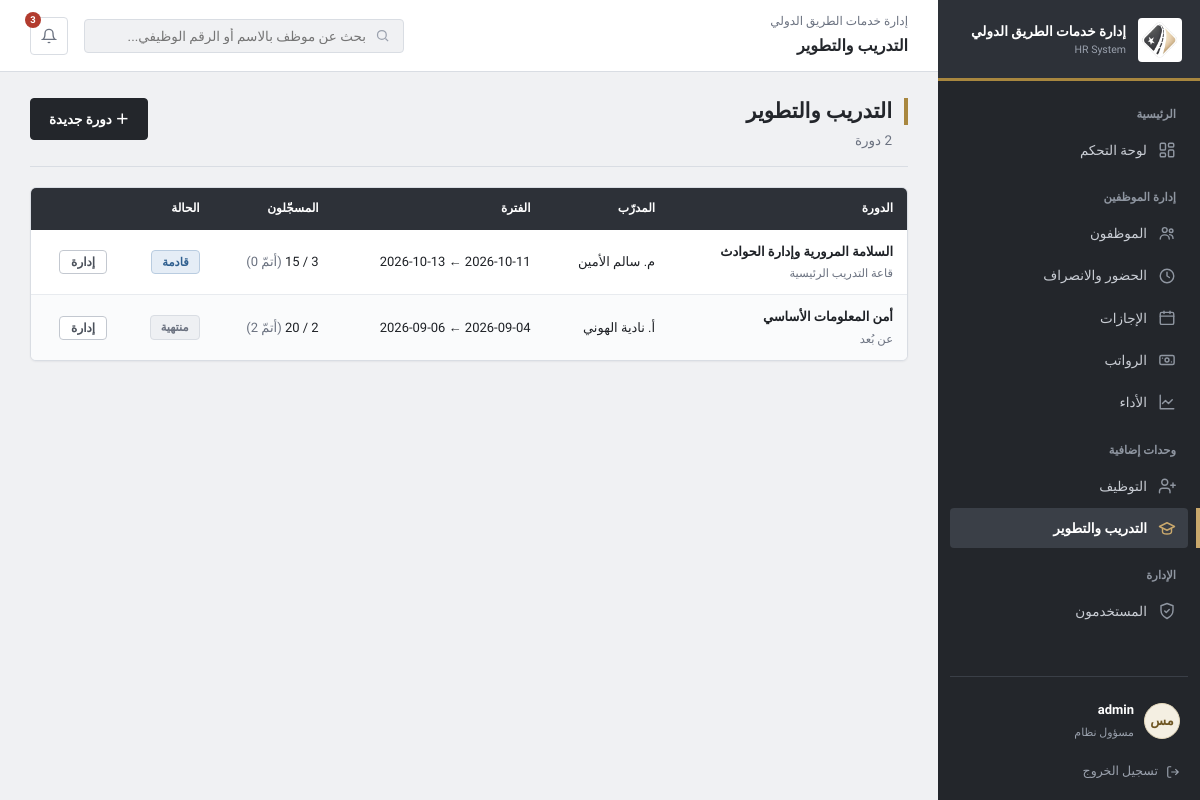
/training/ (signed in), run on the app's committed database.
### tables this page shows
CREATE TABLE users (
    id INTEGER PRIMARY KEY AUTOINCREMENT,
    username TEXT NOT NULL UNIQUE,
    password_hash TEXT NOT NULL,
    role TEXT NOT NULL DEFAULT 'hr',
    employee_id INTEGER REFERENCES employees(id)
);

CREATE TABLE trainings (
    id INTEGER PRIMARY KEY AUTOINCREMENT,
    title TEXT NOT NULL,
    trainer TEXT,
    location TEXT,
    start_date TEXT NOT NULL,
    end_date TEXT NOT NULL,
    seats INTEGER NOT NULL DEFAULT 20,
    description TEXT
);

### modules/training.py (the view)
@bp.route("/")
@login_required
def index():
    conn = db.get_db()
    rows = conn.execute(
        """SELECT t.*, (SELECT COUNT(*) FROM training_enrollments te WHERE te.training_id=t.id) AS enrolled,
                  (SELECT COUNT(*) FROM training_enrollments te WHERE te.training_id=t.id AND te.status='completed') AS done
           FROM trainings t ORDER BY t.start_date DESC""").fetchall()
    items = [dict(r, state=_state(r)) for r in rows]
    return render_template("training/index.html", items=items)

### app.py (called while the page is built)
def get_current_user():
    if "user_id" not in session:
        return None
    return db.get_db().execute(
        """
        SELECT u.id, u.username, u.role, u.employee_id,
               e.full_name, e.initials, e.position,
               d.name AS department_name
        FROM users u
        LEFT JOIN employees e ON e.id = u.employee_id
        LEFT JOIN departments d ON d.id = e.department_id
        WHERE u.id = ?
        """,
        (session["user_id"],),
    ).fetchone()

@app.context_processor
def inject_globals():
    ctx = {"current_user": None, "pending_badge": 0}
    if "user_id" in session:
        ctx["current_user"] = get_current_user()
        ctx["pending_badge"] = db.get_db().execute(
            "SELECT COUNT(*) AS c FROM leave_requests WHERE status = 'pending'"
        ).fetchone()["c"]
    return ctx

@app.before_request
def csrf_protect():
    if request.method == "POST" and not csrf_valid():
        abort(400)

### core.py (called while the page is built)
def login_required(view):
    @wraps(view)
    def wrapped(*args, **kwargs):
        uid = session.get("user_id")
        if not uid:
            return redirect(url_for("login"))
        ok = db.get_db().execute("SELECT 1 FROM users WHERE id = ?", (uid,)).fetchone()
        if not ok:
            session.clear()
            return redirect(url_for("login"))
        return view(*args, **kwargs)
    return wrapped

### db.py (called while the page is built)
def get_db():
    if "db" not in g:
        os.makedirs(os.path.dirname(DB_PATH), exist_ok=True)
        g.db = sqlite3.connect(DB_PATH)
        g.db.row_factory = sqlite3.Row
        g.db.execute("PRAGMA foreign_keys = ON")
    return g.db

### modules/training.py (called while the page is built)
def _state(t):
    today = date.today().isoformat()
    if t["end_date"] < today:
        return ("finished", "منتهية")
    if t["start_date"] > today:
        return ("upcoming", "قادمة")
    return ("ongoing", "جارية")

### templates/training/index.html
{% extends "base.html" %}{% import "_macros.html" as m %}
{% set page_label = 'التدريب والتطوير' %}{% set active_panel = 'training' %}
{% block content %}
{% call m.page_head('التدريب والتطوير', items|length ~ ' دورة') %}<a class="btn btn-primary" href="{{ url_for('training.new') }}">＋ دورة جديدة</a>{% endcall %}
<div class="card"><div class="table-wrap"><table>
<thead><tr><th>الدورة</th><th>المدرّب</th><th>الفترة</th><th>المسجّلون</th><th>الحالة</th><th></th></tr></thead><tbody>
{% for t in items %}<tr>
  <td><a href="{{ url_for('training.detail', tid=t.id) }}"><b>{{ t.title }}</b></a><br><span class="muted" style="font-size:11.5px">{{ t.location or '' }}</span></td>
  <td>{{ t.trainer or '—' }}</td><td><span class="num">{{ t.start_date }}</span> ← <span class="num">{{ t.end_date }}</span></td>
  <td>{{ t.enrolled }} / {{ t.seats }} <span class="muted">(أتمّ {{ t.done }})</span></td>
  <td><span class="pill {{ {'upcoming':'info','ongoing':'good','finished':'gray'}[t.state[0]] }}">{{ t.state[1] }}</span></td>
  <td><a class="btn-sm" href="{{ url_for('training.detail', tid=t.id) }}">إدارة</a></td>
</tr>{% else %}<tr><td colspan="6" class="empty">لا توجد دورات. أضف أول دورة تدريبية.</td></tr>{% endfor %}
</tbody></table></div></div>
{% endblock %}

### templates/base.html (shortened to what this page needs)
{%- macro nav(key, endpoint, label, icon) -%}
<a class="nav-item {{ 'active' if active_panel == key else '' }}" href="{{ url_for(endpoint) }}">
  <svg viewBox="0 0 24 24" fill="none" stroke="currentColor" stroke-width="1.9" stroke-linecap="round" stroke-linejoin="round">{{ icon|safe }}</svg>{{ label }}
</a>
{%- endmacro -%}
<!DOCTYPE html>
<html lang="ar" dir="rtl">
<head>
<link rel="stylesheet" href="{{ url_for('static', filename='css/style.css') }}">
</head>
<body>
<div class="shell">
  <aside class="sidebar">
    <a class="brand" href="{{ url_for('dashboard') }}">
      <img src="{{ url_for('static', filename='img/emblem.png') }}" alt="شعار {{ ORG_NAME }}">
      <div><b>{{ ORG_NAME }}</b><span>HR System</span></div>
    </a>
    <div class="nav-label">الرئيسية</div>
    {{ nav('overview', 'dashboard', 'لوحة التحكم', '<rect x="3" y="3" width="7" height="9" rx="1.5"/><rect x="14" y="3" width="7" height="5" rx="1.5"/><rect x="14" y="12" width="7" height="9" rx="1.5"/><rect x="3" y="16" width="7" height="5" rx="1.5"/>') }}
    <div class="nav-label">إدارة الموظفين</div>
    {{ nav('employees', 'employees.index', 'الموظفون', '<circle cx="9" cy="8" r="3.2"/><path d="M3 20c0-3.3 2.7-5.5 6-5.5s6 2.2 6 5.5"/><circle cx="17.5" cy="9" r="2.4"/><path d="M15.5 14.2c2.6.3 4.5 2 4.5 5"/>') }}
    {{ nav('attendance', 'attendance.index', 'الحضور والانصراف', '<circle cx="12" cy="12" r="9"/><path d="M12 7v5l3.2 2"/>') }}
    {{ nav('leaves', 'leaves.index', 'الإجازات', '<rect x="3" y="4.5" width="18" height="16" rx="2"/><path d="M3 9.5h18M8 3v3M16 3v3"/>') }}
    {{ nav('payroll', 'payroll.index', 'الرواتب', '<rect x="2.5" y="6" width="19" height="12" rx="2"/><circle cx="12" cy="12" r="2.6"/><path d="M6 9.5v.01M18 14.5v.01"/>') }}
    {{ nav('performance', 'performance.index', 'الأداء', '<path d="M3 3v18h18"/><path d="m19 9-5 5-4-4-4 4"/>') }}
    <div class="nav-label">وحدات إضافية</div>
    {{ nav('recruitment', 'recruitment.index', 'التوظيف', '<path d="M16 21v-2a4 4 0 0 0-4-4H6a4 4 0 0 0-4 4v2"/><circle cx="9" cy="7" r="4"/><path d="M20 8v6M23 11h-6"/>') }}
    {{ nav('training', 'training.index', 'التدريب والتطوير', '<path d="M22 10 12 5 2 10l10 5 10-5Z"/><path d="M6 12.5V17c0 1.7 2.7 3 6 3s6-1.3 6-3v-4.5"/>') }}
    {% if session.get('role') == 'admin' %}
    <div class="nav-label">الإدارة</div>
    {{ nav('users', 'users.index', 'المستخدمون', '<path d="M12 2 4 5v6c0 5 3.4 8.7 8 11 4.6-2.3 8-6 8-11V5Z"/><path d="m9 12 2 2 4-4"/>') }}
    {% endif %}
    <div class="sidebar-foot">
      <a class="user-chip" href="{{ url_for('users.account') }}" title="حسابي">
        <div class="avatar">{{ current_user['initials'] if current_user and current_user['initials'] else 'مس' }}</div>
        <div class="who">
          <b>{{ (current_user['full_name'] or current_user['username']) if current_user else '' }}</b>
          <span>{% if current_user and current_user['department_name'] %}{{ current_user['position'] }}{% elif current_user %}{{ 'مسؤول نظام' if current_user['role'] == 'admin' else 'موارد بشرية' }}{% endif %}</span>
        </div>
      </a>
      <a class="logout-link" href="{{ url_for('logout') }}">
        <svg width="14" height="14" viewBox="0 0 24 24" fill="none" stroke="currentColor" stroke-width="2"><path d="M9 21H5a2 2 0 0 1-2-2V5a2 2 0 0 1 2-2h4"/><path d="M16 17l5-5-5-5M21 12H9"/></svg>
        تسجيل الخروج
      </a>
    </div>
  </aside>
  <div class="main">
    <div class="topbar">
      <div class="page-title">{{ ORG_NAME }}<b>{{ page_label|default('لوحة التحكم') }}</b></div>
      <form class="search" method="GET" action="{{ url_for('employees.index') }}" role="search">
        <svg width="15" height="15" viewBox="0 0 24 24" fill="none" stroke="currentColor" stroke-width="2"><circle cx="11" cy="11" r="7"/><path d="m21 21-4.3-4.3"/></svg>
        <input type="search" name="q" placeholder="بحث عن موظف بالاسم أو الرقم الوظيفي..." aria-label="بحث">
      </form>
      <a class="icon-btn" href="{{ url_for('leaves.index', status='pending') }}" title="طلبات إجازة معلّقة" aria-label="الإشعارات">
        <svg width="16" height="16" viewBox="0 0 24 24" fill="none" stroke="currentColor" stroke-width="2"><path d="M18 8a6 6 0 0 0-12 0c0 7-3 9-3 9h18s-3-2-3-9"/><path d="M13.7 21a2 2 0 0 1-3.4 0"/></svg>
        {% if pending_badge %}<span class="badge">{{ pending_badge }}</span>{% endif %}
      </a>
    </div>
    <div class="content">
      {% block content %}{% endblock %}
    </div>
  </div>
</div>
</body>
</html>

### data on the page
users: username "admin", role "مسؤول نظام"
trainings: title "السلامة المرورية وإدارة الحوادث", location "قاعة التدريب الرئيسية", trainer "م. سالم الأمين", start_date "2026-10-11", end_date "2026-10-13", done "0", state "قادمة"
trainings: title "أمن المعلومات الأساسي", location "عن بُعد", trainer "أ. نادية الهوني", start_date "2026-09-04", end_date "2026-09-06", done "2", state "منتهية"

### other printed values
{{ ORG_NAME }} "إدارة خدمات الطريق الدولي"
{{ label }} "لوحة التحكم الموظفون الحضور والانصراف الإجازات الرواتب الأداء التوظيف التدريب والتطوير المستخدمون"
{{ page_label|default('لوحة التحكم') }} "التدريب والتطوير"
{{ pending_badge }} "3"
{{ title }} "التدريب والتطوير"
{{ sub }} "2 دورة"
